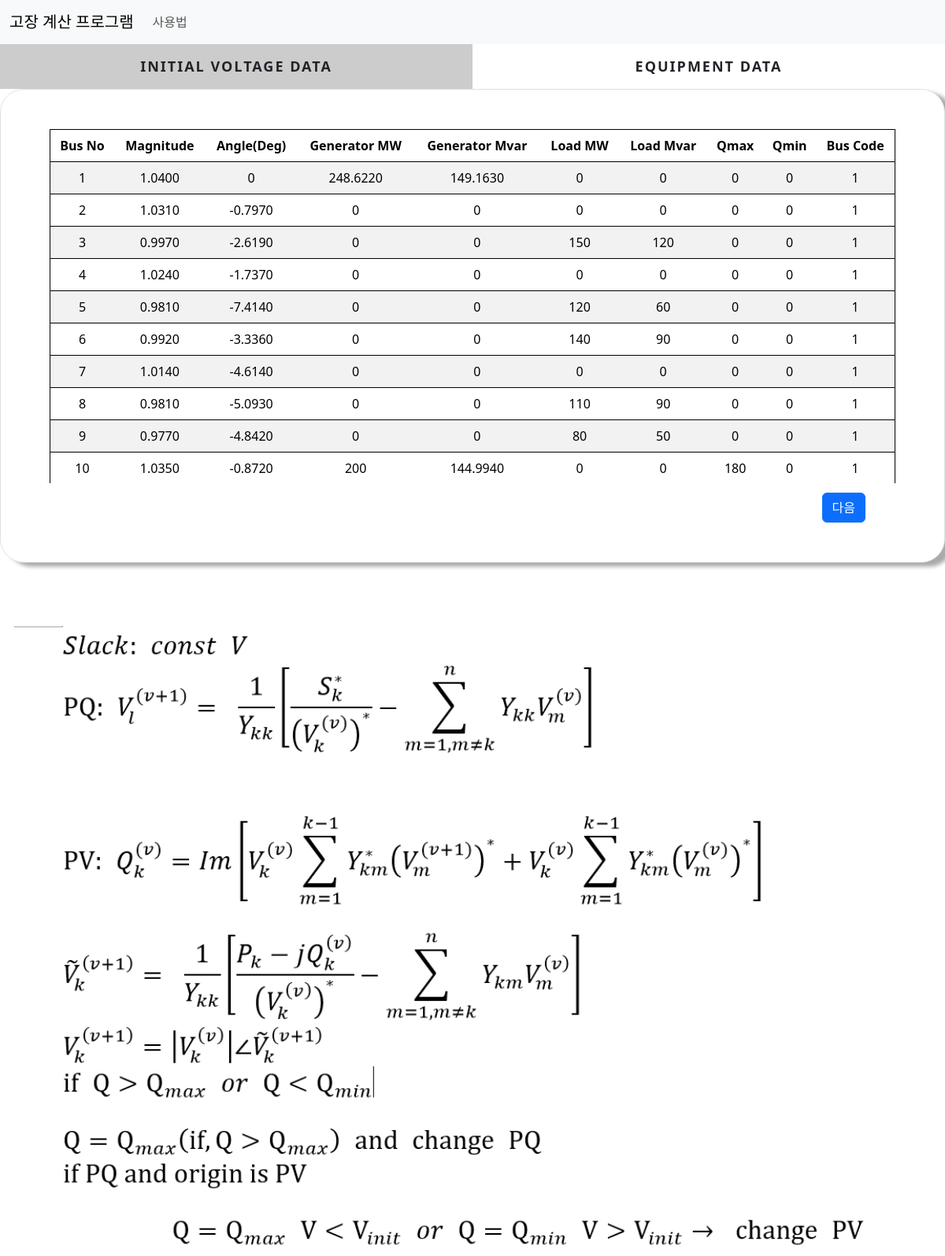
The page /initial_input/ on the database as committed earlier.
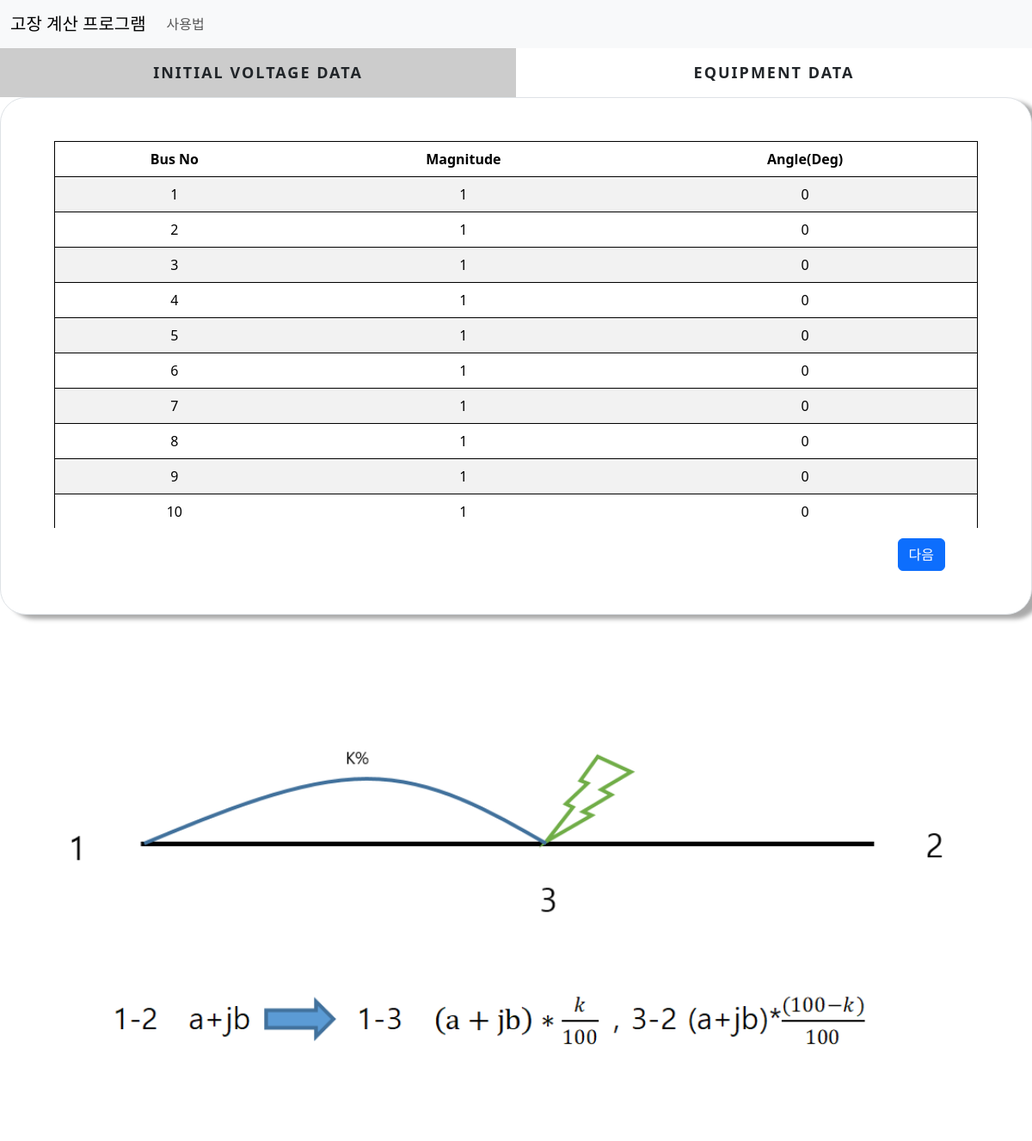
The same page on the database as committed later.
### cal/models.py (models this page shows)
class BusData(models.Model):
    bus_num =models.SmallIntegerField()
    Voltage_Mag = models.FloatField(default=0)
    Voltage_Deg = models.FloatField(default=0)
    Generator_MW = models.FloatField(default=0,null=True,blank=True)
    Generator_Mvar = models.FloatField(default=0,null=True,blank=True)
    Load_MW = models.FloatField(default=0,null=True,blank=True)
    Load_Mvar = models.FloatField(default=0,null=True,blank=True)
    Qmax = models.FloatField(default=0,null=True,blank=True)
    Qmin = models.FloatField(default=0,null=True,blank=True)
    Bus_Code = models.SmallIntegerField(default=0,null=True,blank=True)

### cal/views.py (the view)
# urls.py: path('initial_input/',views.initial, name='initial'),
def initial(request):
    faultcon = FaultCondition.objects.get(to_find=True)
    busdata = BusData.objects.all()
    linedata = LineData.objects.all()
    condition = conditionCheck.objects.get(find_con=True)
    context ={'busdata':busdata,'linedata':linedata,'condition':condition,'faultcon':faultcon}
    return render(request, 'cal/initial_circuit.html', context=context)

### cal/templates/cal/initial_circuit.html (shortened to what this page needs)
{% extends './base.html'%}
{% load static %}
{% block content %}
<div class="main">
    <div class="tab other">
      <label for="tab-1">Initial Voltage Data</label>
      <label for="tab-2">Equipment Data</label>
    </div>
    <div class="content">
      <div class="content-dis">
        <div class="border">
          <div class="container  fault">
            <table class="table table-striped">
              {% if condition.is_flow %}
                <thead>
                  <tr>
                    <td>Bus No</td>
                    <td>Magnitude</td>
                    <td>Angle(Deg)</td>
                    <td>Generator MW</td>
                    <td>Generator Mvar</td>
                    <td>Load MW</td>
                    <td>Load Mvar</td>
                    <td>Qmax</td>
                    <td>Qmin</td>
                    <td>Bus Code</td>
                  </tr>
                </thead>
                <tbody>
                  {% for i in busdata %}
                  <tr>
                    <td>{{i.bus_num}}</td>
                    <td>{{i.Voltage_Mag|floatformat:-4}}</td>
                    <td>{{i.Voltage_Deg|floatformat:-4}}</td>
                    <td>{{i.Generator_MW|floatformat:-4}}</td>
                    <td>{{i.Generator_Mvar|floatformat:-4}}</td>
                    <td>{{i.Load_MW|floatformat:-4}}</td>
                    <td>{{i.Load_Mvar|floatformat:-4}}</td>
                    <td>{{i.Qmax|floatformat:-4}}</td>
                    <td>{{i.Qmin|floatformat:-4}}</td>
                    <td>{{i.Bus_Code}}</td>
                  </tr>
                  {% endfor %}
                </tbody>
              {% else %}
                <thead>
                  <tr>
                    <td>Bus No</td>
                    <td>Magnitude</td>
                    <td>Angle(Deg)</td>
                  </tr>
                </thead>
                <tbody>
                  {% for i in busdata %}
                  <tr>
                    <td>{{i.bus_num}}</td>
                    <td>{{i.Voltage_Mag|floatformat:-4}}</td>
                    <td>{{i.Voltage_Deg|floatformat:-4}}</td>
                  </tr>
                  {% endfor %}
                </tbody>
              {% endif %}
            </table>
          </div>
          {% if faultcon.is_flow %}
            <a class="btn btn-primary next" href="{% url 'flow' %}">다음</a>
          {% else %}
            {% if faultcon.is_bus_fault %}
              {% if faultcon.fault_type == 0 %}
                <a class="btn btn-primary next" href="{% url 'ybus' %}">다음</a>
              {% else%}
                <a class="btn btn-primary next" href="{% url 'transformer' %}">다음</a>
              {% endif %}
            {% else %}
              <a class="btn btn-primary next" href="{% url 'slider' %}">다음</a>
            {% endif %}
          {% endif %}
        </div>
      </div>
    </div>
  </div>
  {% if faultcon.is_flow %}
    <img src="{% static 'cal/images/gaussflow.png'%}">
  {% else %}
    {% if faultcon.is_bus_fault %}
      {% if faultcon.fault_type == 0 %}
        {% if fault_con.is_shunt %}
          {% if fault_con.is_load_effect %}
            <img src="{% static 'cal/images/ybusbload.png'%}">
          {% else %}
            <img src="{% static 'cal/images/ybusb.png'%}">
          {% endif %}
        {% else %}
          {% if fault_con.is_load_effect %}
            <img src="{% static 'cal/images/ybusload.png'%}">
          {% else %}
            <img src="{% static 'cal/images/ybus.png'%}">
          {% endif %}
        {% endif%}
      {% else%}
        <img src="{% static 'cal/images/zero-sequence.png'%}">
      {% endif %}
    {% else %}
    <img src="{% static 'cal/images/slider.png'%}">
    {% endif %}
  {% endif %}
{% endblock content%}

Rows that differ between the two databases and show on the page:
removed BusData: bus_num "1", Voltage_Mag "1.0400", Voltage_Deg "0", Generator_MW "248.6220", Generator_Mvar "149.1630", Load_MW "0", Load_Mvar "0", Qmax "0", Qmin "0", Bus_Code "1"
removed BusData: bus_num "2", Voltage_Mag "1.0310", Voltage_Deg "-0.7970", Generator_MW "0", Generator_Mvar "0", Load_MW "0", Load_Mvar "0", Qmax "0", Qmin "0", Bus_Code "1"
removed BusData: bus_num "3", Voltage_Mag "0.9970", Voltage_Deg "-2.6190", Generator_MW "0", Generator_Mvar "0", Load_MW "150", Load_Mvar "120", Qmax "0", Qmin "0", Bus_Code "1"
removed BusData: bus_num "4", Voltage_Mag "1.0240", Voltage_Deg "-1.7370", Generator_MW "0", Generator_Mvar "0", Load_MW "0", Load_Mvar "0", Qmax "0", Qmin "0", Bus_Code "1"
removed BusData: bus_num "5", Voltage_Mag "0.9810", Voltage_Deg "-7.4140", Generator_MW "0", Generator_Mvar "0", Load_MW "120", Load_Mvar "60", Qmax "0", Qmin "0", Bus_Code "1"
removed BusData: bus_num "6", Voltage_Mag "0.9920", Voltage_Deg "-3.3360", Generator_MW "0", Generator_Mvar "0", Load_MW "140", Load_Mvar "90", Qmax "0", Qmin "0", Bus_Code "1"
removed BusData: bus_num "7", Voltage_Mag "1.0140", Voltage_Deg "-4.6140", Generator_MW "0", Generator_Mvar "0", Load_MW "0", Load_Mvar "0", Qmax "0", Qmin "0", Bus_Code "1"
removed BusData: bus_num "8", Voltage_Mag "0.9810", Voltage_Deg "-5.0930", Generator_MW "0", Generator_Mvar "0", Load_MW "110", Load_Mvar "90", Qmax "0", Qmin "0", Bus_Code "1"
removed BusData: bus_num "9", Voltage_Mag "0.9770", Voltage_Deg "-4.8420", Generator_MW "0", Generator_Mvar "0", Load_MW "80", Load_Mvar "50", Qmax "0", Qmin "0", Bus_Code "1"
removed BusData: bus_num "10", Voltage_Mag "1.0350", Voltage_Deg "-0.8720", Generator_MW "200", Generator_Mvar "144.9940", Load_MW "0", Load_Mvar "0", Qmax "180", Qmin "0", Bus_Code "1"
added BusData: bus_num "1", Voltage_Mag "1", Voltage_Deg "0"
added BusData: bus_num "2", Voltage_Mag "1", Voltage_Deg "0"
added BusData: bus_num "3", Voltage_Mag "1", Voltage_Deg "0"
added BusData: bus_num "4", Voltage_Mag "1", Voltage_Deg "0"
added BusData: bus_num "5", Voltage_Mag "1", Voltage_Deg "0"
added BusData: bus_num "6", Voltage_Mag "1", Voltage_Deg "0"
added BusData: bus_num "7", Voltage_Mag "1", Voltage_Deg "0"
added BusData: bus_num "8", Voltage_Mag "1", Voltage_Deg "0"
added BusData: bus_num "9", Voltage_Mag "1", Voltage_Deg "0"
added BusData: bus_num "10", Voltage_Mag "1", Voltage_Deg "0"
Other text that changed with them:
text no longer shown: "Generator MW Generator Mvar Load MW Load Mvar Qmax Qmin Bus Code"
